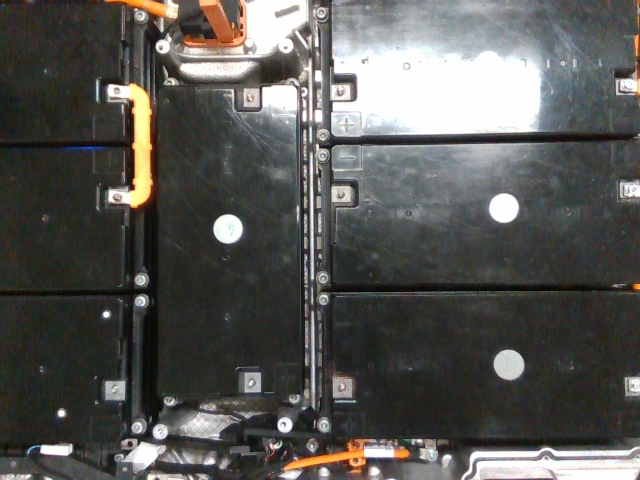
%> input picture BA-Path-planning/Image Processing/Calibration etc/New_Reference_Color_Color_Color.png, 640 x 480 px
$ octave Calibration_and_overlay.m   (GNU Octave 9; MATLAB toolbox functions it lacks are replaced by stand-ins)
%> lines starting %> are read from the running program, lines starting %| are printed output that depends on the picture
% clc
% clear
% --- Inputs you already have
load fixed_n_moving_points.mat;
Iref = imread('C:\Users\hfsul\Documents\GitHub\BA-Path-planning\Image Processing\Calibration etc\New_Reference_Color_Color_Color.png');      % empty table
%> Iref is the input picture: size 480x640x3 uint8; mean R, G, B 87.4, 87.7, 83.8
%Icur = imread('C:\Users\hfsul\Documents\GitHub\BA-Path-planning\Image Processing\Calibration etc\current.png');  % with obstacles
Icur = imread('C:\Users\hfsul\Documents\GitHub\BA-Path-planning\Image Processing\demo_capture_color.jpg');
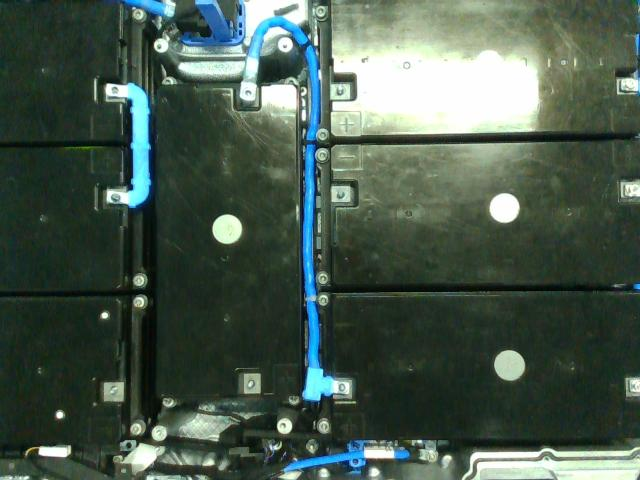
%> input picture BA-Path-planning/Image Processing/demo_capture_color.jpg, 640 x 480 px
%> Icur is the input picture: size 480x640x3 uint8; mean R, G, B 72.2, 89.2, 77.4
% gridImage = imread('Path Planning Grid.png')
gridImage = imread('Grid3.png');
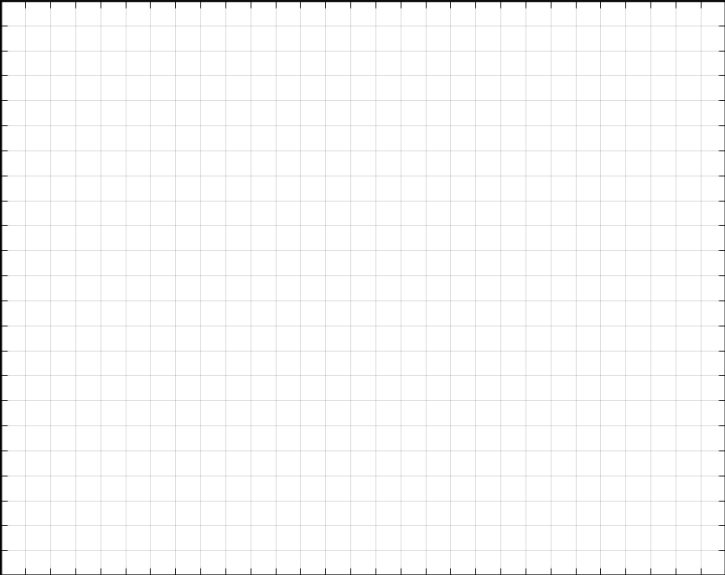
%> input picture BA-Path-planning/Image Processing/Calibration etc/Grid3.png, 725 x 575 px
%> gridImage is the input picture: size 575x725x3 uint8; min 0, max 255, mean 250.5

load('cam.mat');
%> (the run ends here)
